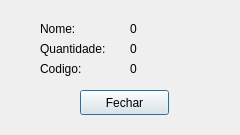
<?xml version="1.0" encoding="UTF-8"?>
<ui version="4.0">
 <class>Mostrar</class>
 <widget class="QDialog" name="Mostrar">
  <property name="geometry">
   <rect>
    <x>0</x>
    <y>0</y>
    <width>240</width>
    <height>135</height>
   </rect>
  </property>
  <property name="windowTitle">
   <string>Dialog</string>
  </property>
  <widget class="QLabel" name="label">
   <property name="geometry">
    <rect>
     <x>40</x>
     <y>20</y>
     <width>67</width>
     <height>17</height>
    </rect>
   </property>
   <property name="text">
    <string>Nome:</string>
   </property>
  </widget>
  <widget class="QLabel" name="label_2">
   <property name="geometry">
    <rect>
     <x>40</x>
     <y>40</y>
     <width>91</width>
     <height>17</height>
    </rect>
   </property>
   <property name="text">
    <string>Quantidade:</string>
   </property>
  </widget>
  <widget class="QLabel" name="label_3">
   <property name="geometry">
    <rect>
     <x>40</x>
     <y>60</y>
     <width>67</width>
     <height>17</height>
    </rect>
   </property>
   <property name="text">
    <string>Codigo:</string>
   </property>
  </widget>
  <widget class="QPushButton" name="pushButton">
   <property name="geometry">
    <rect>
     <x>80</x>
     <y>90</y>
     <width>89</width>
     <height>25</height>
    </rect>
   </property>
   <property name="text">
    <string>Fechar</string>
   </property>
  </widget>
  <widget class="QLabel" name="mNome">
   <property name="geometry">
    <rect>
     <x>130</x>
     <y>20</y>
     <width>67</width>
     <height>17</height>
    </rect>
   </property>
   <property name="text">
    <string>0</string>
   </property>
  </widget>
  <widget class="QLabel" name="mQuat">
   <property name="geometry">
    <rect>
     <x>130</x>
     <y>40</y>
     <width>67</width>
     <height>17</height>
    </rect>
   </property>
   <property name="text">
    <string>0</string>
   </property>
  </widget>
  <widget class="QLabel" name="mCodigo">
   <property name="geometry">
    <rect>
     <x>130</x>
     <y>60</y>
     <width>67</width>
     <height>17</height>
    </rect>
   </property>
   <property name="text">
    <string>0</string>
   </property>
  </widget>
 </widget>
 <resources/>
 <connections/>
</ui>
